Frame 1 (no input): blank canvas, image omitted
Frame 60 (the mouse pressed at the canvas centre just before this capture): blank canvas, image omitted
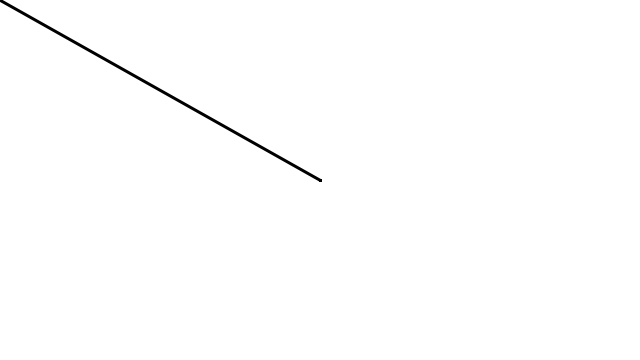
Frame 120 (the mouse held since frame 60 and released just before this capture)

The Processing sketch whose frames 1 and 60 were blank and that drew this single picture after the mouse press (run headless with seeded random() and noise(); from frame 60 on, the mouse is pressed at the canvas centre):

// Processing sketch: mousePresssed__
// ── mousePresssed__.pde
//************************************************* mousePressed() ***************************************************//


//Description

//The mousePressed() function is called once after every time a mouse button is pressed. 
//The mouseButton variable (see the related reference entry) can be used to determine which button has been pressed. 
//Mouse and keyboard events only work when a program has draw(). 
//Without draw(), the code is only run once and then stops listening for events.

//Syntax  

//mousePressed()
//mousePressed(event)

//Returns  void

void setup()
{
  size(640,360);
  background(255);
}
void draw()
{
  stroke(0);
  strokeWeight(3);
  line(pmouseX,pmouseY,mouseX,mouseY);
}

void mousePressed()
{
  background(255);
}
